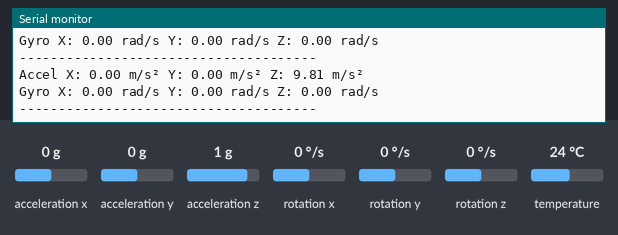
The sketch below on a simulated Arduino Uno, built with avr-gcc and run on an emulated ATmega328P. Parts: the last lines printed to the serial monitor. The test bench sets the inputs (shaded band); at power-on: acceleration x 0 g, acceleration y 0 g, acceleration z 1 g, rotation x 0 °/s, rotation y 0 °/s, rotation z 0 °/s, temperature 24 °C.

Above: at 1.3 s.
1.4 s: acceleration x set to -1.4 g
At 2.0 s:
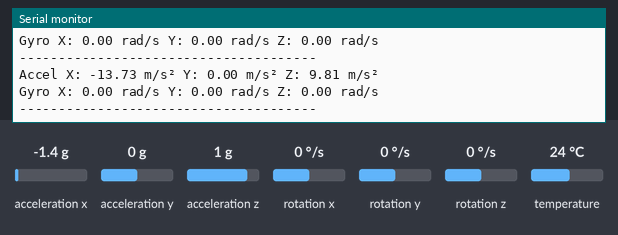
2.9 s: acceleration y set to -1.4 g
At 3.6 s:
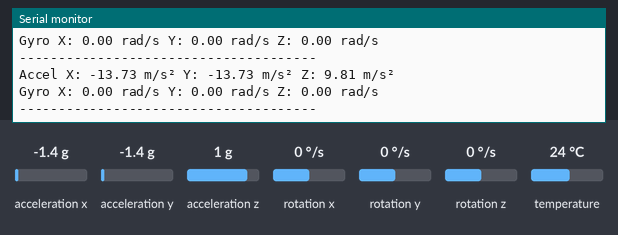
4.4 s: acceleration z set to -1.4 g
At 5.1 s:
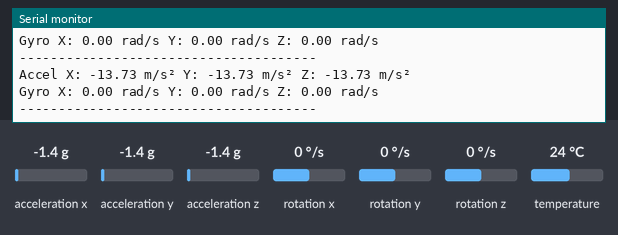
5.9 s: rotation x set to -192 °/s
At 6.6 s:
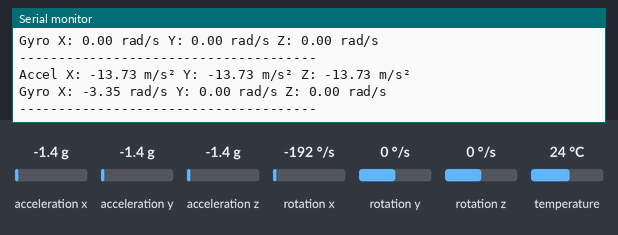
7.4 s: rotation y set to -192 °/s
At 8.2 s:
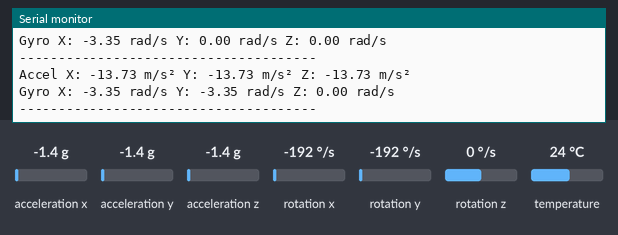

Measured:
- after the input at 1.4 s, the serial monitor: prints a new line after 0.23 s (image 1)
- after the input at 2.9 s, the serial monitor: prints a new line after 0.25 s (image 2)
- after the input at 4.4 s, the serial monitor: prints a new line after 0.28 s (image 3)
- after the input at 5.9 s, the serial monitor: prints a new line after 0.31 s (image 4)
- after the input at 7.4 s, the serial monitor: prints a new line after 0.34 s (image 5)

The sketch:

imudummy.ino
```cpp
#include <Wire.h>
#include <Adafruit_MPU6050.h>
#include <Adafruit_Sensor.h>

Adafruit_MPU6050 mpu;

void setup() {
    Serial.begin(115200);
    while (!Serial);

    Serial.println("Initializing MPU6050...");

    if (!mpu.begin()) {
        Serial.println("MPU6050 not found! Check connections.");
        while (1);
    }

    Serial.println("MPU6050 initialized successfully!");

    // Configure sensor settings
    mpu.setAccelerometerRange(MPU6050_RANGE_2_G);
    mpu.setGyroRange(MPU6050_RANGE_250_DEG);
    mpu.setFilterBandwidth(MPU6050_BAND_21_HZ);

    delay(100);
}

void loop() {
    sensors_event_t a, g, temp;
    mpu.getEvent(&a, &g, &temp);

    Serial.print("Accel X: "); Serial.print(a.acceleration.x); Serial.print(" m/s²");
    Serial.print(" Y: "); Serial.print(a.acceleration.y); Serial.print(" m/s²");
    Serial.print(" Z: "); Serial.print(a.acceleration.z); Serial.println(" m/s²");

    Serial.print("Gyro X: "); Serial.print(g.gyro.x); Serial.print(" rad/s");
    Serial.print(" Y: "); Serial.print(g.gyro.y); Serial.print(" rad/s");
    Serial.print(" Z: "); Serial.print(g.gyro.z); Serial.println(" rad/s");

    Serial.println("--------------------------------------");
    delay(500);
}
```
